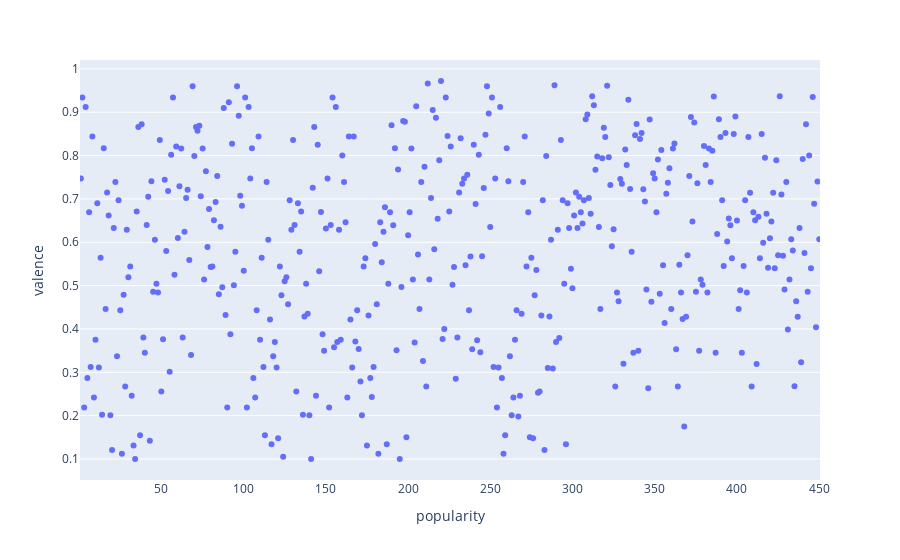

Notebook code cell kept with this figure:
### Code cell
px.strip(df, x = 'popularity', y='valence')

### Figure 1 — Plotly figure (JSON) as saved in the notebook; plotly's stock layout.template omitted (floating-point values rounded to 4 significant figures; data arrays with more than 128 entries replaced by an {"elided": "..."} marker saying what was removed)
{"data": [{"alignmentgroup": "True", "boxpoints": "all", "fillcolor": "rgba(255,255,255,0)", "hoveron": "points", "hovertemplate": "popularity=%{x}<br>valence=%{y}<extra></extra>", "legendgroup": "", "line": {"color": "rgba(255,255,255,0)"}, "marker": {"color": "#636efa"}, "name": "", "offsetgroup": "", "orientation": "v", "pointpos": 0, "showlegend": false, "type": "box", "x": {"elided": "450 int values"}, "x0": " ", "xaxis": "x", "y": {"elided": "450 float values"}, "y0": " ", "yaxis": "y"}], "layout": {"boxmode": "group", "legend": {"tracegroupgap": 0}, "margin": {"t": 60}, "xaxis": {"anchor": "y", "domain": [0, 1], "title": {"text": "popularity"}}, "yaxis": {"anchor": "x", "domain": [0, 1], "title": {"text": "valence"}}}}
